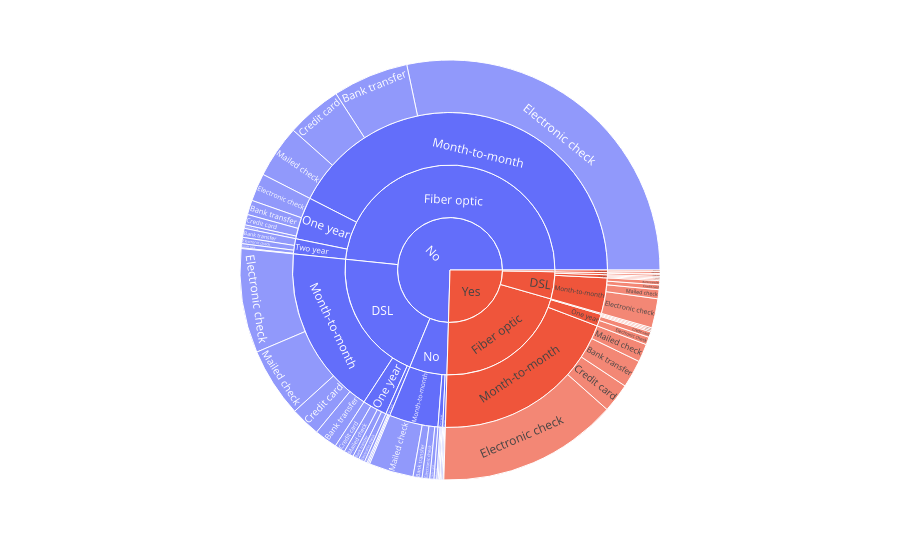

The code cell stored with this chart in its notebook:
### Code cell
fig = px.sunburst(CarInsurance_Customer, path=["SeniorCitizen",'InternetService',
                                        "Contract", "PaymentMethod"])
fig.show()

### Figure 1 — Plotly figure (JSON) as saved in the notebook; plotly's stock layout.template omitted (floating-point values rounded to 4 significant figures)
{"data": [{"branchvalues": "total", "domain": {"x": [0, 1], "y": [0, 1]}, "hovertemplate": "labels=%{label}<br>count=%{value}<br>parent=%{parent}<br>id=%{id}<extra></extra>", "ids": ["No/DSL/Month-to-month/Bank transfer", "Yes/DSL/Month-to-month/Bank transfer", "No/Fiber optic/Month-to-month/Bank transfer", "Yes/Fiber optic/Month-to-month/Bank transfer", "No/No/Month-to-month/Bank transfer", "No/DSL/One year/Bank transfer", "Yes/DSL/One year/Bank transfer", "No/Fiber optic/One year/Bank transfer", "Yes/Fiber optic/One year/Bank transfer", "No/No/One year/Bank transfer", "No/DSL/Two year/Bank transfer", "Yes/DSL/Two year/Bank transfer", "No/Fiber optic/Two year/Bank transfer", "Yes/Fiber optic/Two year/Bank transfer", "No/No/Two year/Bank transfer", "No/DSL/Month-to-month/Credit card", "Yes/DSL/Month-to-month/Credit card", "No/Fiber optic/Month-to-month/Credit card", "Yes/Fiber optic/Month-to-month/Credit card", "No/No/Month-to-month/Credit card", "No/DSL/One year/Credit card", "Yes/DSL/One year/Credit card", "No/Fiber optic/One year/Credit card", "Yes/Fiber optic/One year/Credit card", "No/No/One year/Credit card", "No/DSL/Two year/Credit card", "Yes/DSL/Two year/Credit card", "No/Fiber optic/Two year/Credit card", "No/No/Two year/Credit card", "No/DSL/Month-to-month/Electronic check", "Yes/DSL/Month-to-month/Electronic check", "No/Fiber optic/Month-to-month/Electronic check", "Yes/Fiber optic/Month-to-month/Electronic check", "No/No/Month-to-month/Electronic check", "Yes/No/Month-to-month/Electronic check", "No/DSL/One year/Electronic check", "Yes/DSL/One year/Electronic check", "No/Fiber optic/One year/Electronic check", "Yes/Fiber optic/One year/Electronic check", "No/No/One year/Electronic check", "No/DSL/Two year/Electronic check", "No/Fiber optic/Two year/Electronic check", "No/DSL/Month-to-month/Mailed check", "Yes/DSL/Month-to-month/Mailed check", "No/Fiber optic/Month-to-month/Mailed check", "Yes/Fiber optic/Month-to-month/Mailed check", "No/No/Month-to-month/Mailed check", "Yes/No/Month-to-month/Mailed check", "No/DSL/One year/Mailed check", "No/Fiber optic/One year/Mailed check", "Yes/Fiber optic/One year/Mailed check", "No/No/One year/Mailed check", "No/Fiber optic/Two year/Mailed check", "No/No/Two year/Mailed check", "No/DSL/Month-to-month", "Yes/DSL/Month-to-month", "No/Fiber optic/Month-to-month", "Yes/Fiber optic/Month-to-month", "No/No/Month-to-month", "Yes/No/Month-to-month", "No/DSL/One year", "Yes/DSL/One year", "No/Fiber optic/One year", "Yes/Fiber optic/One year", "No/No/One year", "No/DSL/Two year", "Yes/DSL/Two year", "No/Fiber optic/Two year", "Yes/Fiber optic/Two year", "No/No/Two year", "No/DSL", "Yes/DSL", "No/Fiber optic", "Yes/Fiber optic", "No/No", "Yes/No", "No", "Yes"], "labels": ["Bank transfer", "Bank transfer", "Bank transfer", "Bank transfer", "Bank transfer", "Bank transfer", "Bank transfer", "Bank transfer", "Bank transfer", "Bank transfer", "Bank transfer", "Bank transfer", "Bank transfer", "Bank transfer", "Bank transfer", "Credit card", "Credit card", "Credit card", "Credit card", "Credit card", "Credit card", "Credit card", "Credit card", "Credit card", "Credit card", "Credit card", "Credit card", "Credit card", "Credit card", "Electronic check", "Electronic check", "Electronic check", "Electronic check", "Electronic check", "Electronic check", "Electronic check", "Electronic check", "Electronic check", "Electronic check", "Electronic check", "Electronic check", "Electronic check", "Mailed check", "Mailed check", "Mailed check", "Mailed check", "Mailed check", "Mailed check", "Mailed check", "Mailed check", "Mailed check", "Mailed check", "Mailed check", "Mailed check", "Month-to-month", "Month-to-month", "Month-to-month", "Month-to-month", "Month-to-month", "Month-to-month", "One year", "One year", "One year", "One year", "One year", "Two year", "Two year", "Two year", "Two year", "Two year", "DSL", "DSL", "Fiber optic", "Fiber optic", "No", "No", "No", "Yes"], "name": "", "parents": ["No/DSL/Month-to-month", "Yes/DSL/Month-to-month", "No/Fiber optic/Month-to-month", "Yes/Fiber optic/Month-to-month", "No/No/Month-to-month", "No/DSL/One year", "Yes/DSL/One year", "No/Fiber optic/One year", "Yes/Fiber optic/One year", "No/No/One year", "No/DSL/Two year", "Yes/DSL/Two year", "No/Fiber optic/Two year", "Yes/Fiber optic/Two year", "No/No/Two year", "No/DSL/Month-to-month", "Yes/DSL/Month-to-month", "No/Fiber optic/Month-to-month", "Yes/Fiber optic/Month-to-month", "No/No/Month-to-month", "No/DSL/One year", "Yes/DSL/One year", "No/Fiber optic/One year", "Yes/Fiber optic/One year", "No/No/One year", "No/DSL/Two year", "Yes/DSL/Two year", "No/Fiber optic/Two year", "No/No/Two year", "No/DSL/Month-to-month", "Yes/DSL/Month-to-month", "No/Fiber optic/Month-to-month", "Yes/Fiber optic/Month-to-month", "No/No/Month-to-month", "Yes/No/Month-to-month", "No/DSL/One year", "Yes/DSL/One year", "No/Fiber optic/One year", "Yes/Fiber optic/One year", "No/No/One year", "No/DSL/Two year", "No/Fiber optic/Two year", "No/DSL/Month-to-month", "Yes/DSL/Month-to-month", "No/Fiber optic/Month-to-month", "Yes/Fiber optic/Month-to-month", "No/No/Month-to-month", "Yes/No/Month-to-month", "No/DSL/One year", "No/Fiber optic/One year", "Yes/Fiber optic/One year", "No/No/One year", "No/Fiber optic/Two year", "No/No/Two year", "No/DSL", "Yes/DSL", "No/Fiber optic", "Yes/Fiber optic", "No/No", "Yes/No", "No/DSL", "Yes/DSL", "No/Fiber optic", "Yes/Fiber optic", "No/No", "No/DSL", "Yes/DSL", "No/Fiber optic", "Yes/Fiber optic", "No/No", "No", "Yes", "No", "Yes", "No", "Yes", "", ""], "type": "sunburst", "values": [33, 6, 109, 40, 13, 9, 2, 21, 2, 4, 2, 1, 13, 2, 1, 43, 7, 80, 42, 6, 15, 2, 15, 8, 1, 2, 3, 6, 2, 150, 42, 529, 260, 11, 2, 9, 2, 40, 11, 2, 4, 9, 100, 13, 76, 26, 64, 3, 14, 5, 2, 2, 1, 2, 326, 68, 794, 368, 94, 5, 47, 6, 81, 23, 9, 8, 4, 29, 2, 5, 381, 78, 904, 393, 108, 5, 1393, 476]}], "layout": {"legend": {"tracegroupgap": 0}, "margin": {"t": 60}}}
